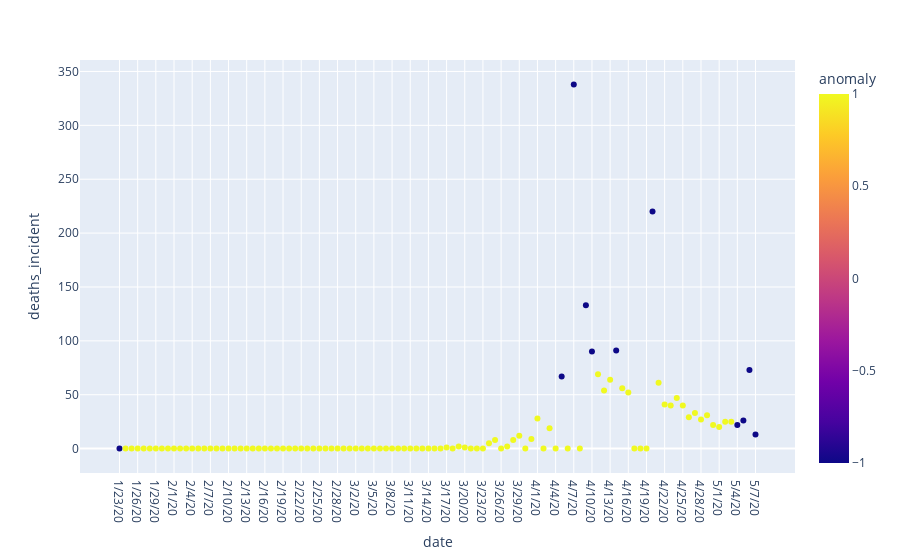

Source (notebook cell):
### Code cell
fig = px.scatter(df_train, x='date', y='deaths_incident', color='anomaly')
fig.show()

### Figure 1 — Plotly figure (JSON) as saved in the notebook; plotly's stock layout.template omitted (floating-point values rounded to 4 significant figures)
{"data": [{"hovertemplate": "date=%{x}<br>deaths_incident=%{y}<br>anomaly=%{marker.color}<extra></extra>", "legendgroup": "", "marker": {"color": [-1, 1, 1, 1, 1, 1, 1, 1, 1, 1, 1, 1, 1, 1, 1, 1, 1, 1, 1, 1, 1, 1, 1, 1, 1, 1, 1, 1, 1, 1, 1, 1, 1, 1, 1, 1, 1, 1, 1, 1, 1, 1, 1, 1, 1, 1, 1, 1, 1, 1, 1, 1, 1, 1, 1, 1, 1, 1, 1, 1, 1, 1, 1, 1, 1, 1, 1, 1, 1, 1, 1, 1, 1, -1, 1, -1, 1, -1, -1, 1, 1, 1, -1, 1, 1, 1, 1, 1, -1, 1, 1, 1, 1, 1, 1, 1, 1, 1, 1, 1, 1, 1, -1, -1, -1, -1], "coloraxis": "coloraxis", "symbol": "circle"}, "mode": "markers", "name": "", "showlegend": false, "type": "scatter", "x": ["1/23/20", "1/24/20", "1/25/20", "1/26/20", "1/27/20", "1/28/20", "1/29/20", "1/30/20", "1/31/20", "2/1/20", "2/2/20", "2/3/20", "2/4/20", "2/5/20", "2/6/20", "2/7/20", "2/8/20", "2/9/20", "2/10/20", "2/11/20", "2/12/20", "2/13/20", "2/14/20", "2/15/20", "2/16/20", "2/17/20", "2/18/20", "2/19/20", "2/20/20", "2/21/20", "2/22/20", "2/23/20", "2/24/20", "2/25/20", "2/26/20", "2/27/20", "2/28/20", "2/29/20", "3/1/20", "3/2/20", "3/3/20", "3/4/20", "3/5/20", "3/6/20", "3/7/20", "3/8/20", "3/9/20", "3/10/20", "3/11/20", "3/12/20", "3/13/20", "3/14/20", "3/15/20", "3/16/20", "3/17/20", "3/18/20", "3/19/20", "3/20/20", "3/21/20", "3/22/20", "3/23/20", "3/24/20", "3/25/20", "3/26/20", "3/27/20", "3/28/20", "3/29/20", "3/30/20", "3/31/20", "4/1/20", "4/2/20", "4/3/20", "4/4/20", "4/5/20", "4/6/20", "4/7/20", "4/8/20", "4/9/20", "4/10/20", "4/11/20", "4/12/20", "4/13/20", "4/14/20", "4/15/20", "4/16/20", "4/17/20", "4/18/20", "4/19/20", "4/20/20", "4/21/20", "4/22/20", "4/23/20", "4/24/20", "4/25/20", "4/26/20", "4/27/20", "4/28/20", "4/29/20", "4/30/20", "5/1/20", "5/2/20", "5/3/20", "5/4/20", "5/5/20", "5/6/20", "5/7/20"], "xaxis": "x", "y": [0, 0, 0, 0, 0, 0, 0, 0, 0, 0, 0, 0, 0, 0, 0, 0, 0, 0, 0, 0, 0, 0, 0, 0, 0, 0, 0, 0, 0, 0, 0, 0, 0, 0, 0, 0, 0, 0, 0, 0, 0, 0, 0, 0, 0, 0, 0, 0, 0, 0, 0, 0, 0, 0, 1, 0, 2, 1, 0, 0, 0, 5, 8, 0, 2, 8, 12, 0, 9, 28, 0, 19, 0, 67, 0, 338, 0, 133, 90, 69, 54, 64, 91, 56, 52, 0, 0, 0, 220, 61, 41, 40, 47, 40, 29, 33, 27, 31, 22, 20, 25, 25, 22, 26, 73, 13], "yaxis": "y"}], "layout": {"coloraxis": {"colorbar": {"title": {"text": "anomaly"}}, "colorscale": [[0, "#0d0887"], [0.1111, "#46039f"], [0.2222, "#7201a8"], [0.3333, "#9c179e"], [0.4444, "#bd3786"], [0.5556, "#d8576b"], [0.6667, "#ed7953"], [0.7778, "#fb9f3a"], [0.8889, "#fdca26"], [1, "#f0f921"]]}, "legend": {"tracegroupgap": 0}, "margin": {"t": 60}, "xaxis": {"anchor": "y", "domain": [0, 1], "title": {"text": "date"}}, "yaxis": {"anchor": "x", "domain": [0, 1], "title": {"text": "deaths_incident"}}}}
